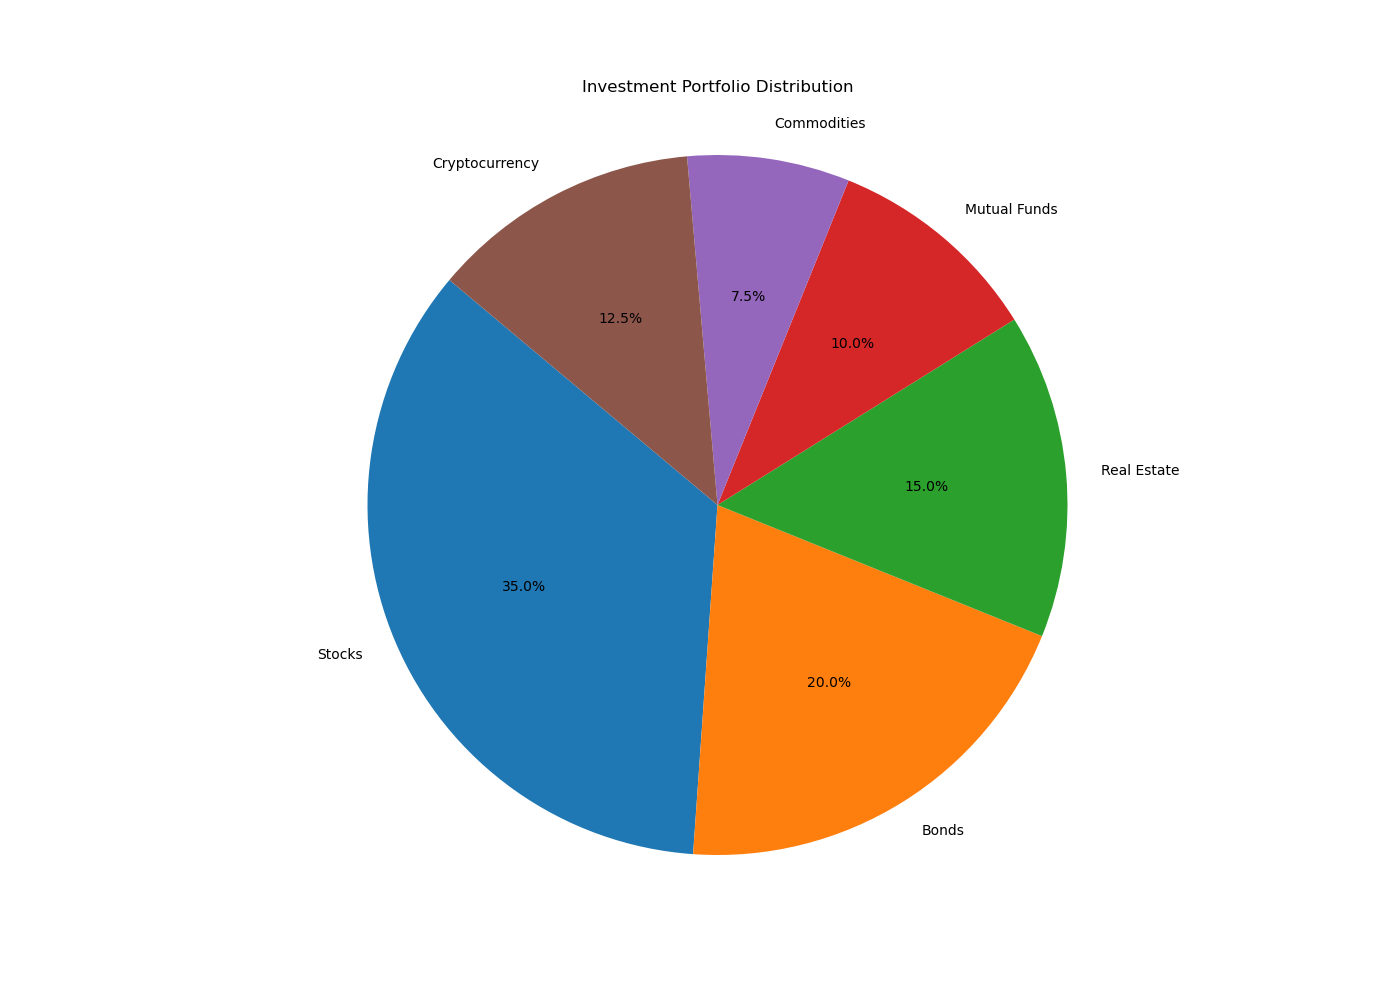

The script that drew this image:

import matplotlib.pyplot as plt

labels = ['Stocks', 'Bonds', 'Real Estate', 'Mutual Funds', 'Commodities', 'Cryptocurrency']
sizes = [350, 200, 150, 100, 75, 125]
colors = ['#1f77b4', '#ff7f0e', '#2ca02c', '#d62728', '#9467bd', '#8c564b']

plt.figure(figsize=(14,10))
plt.pie(sizes, labels=labels, colors=colors, autopct='%1.1f%%', startangle=140)

plt.title('Investment Portfolio Distribution', pad=20)
plt.axis('equal')  
plt.show()
